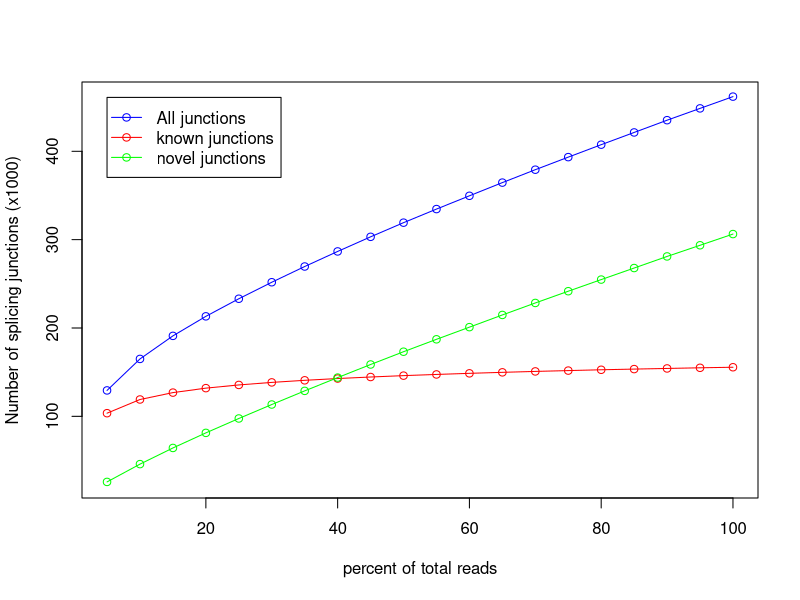

The R source for this figure:
pdf('CF98445.junctionSaturation_plot.pdf')
x=c(5,10,15,20,25,30,35,40,45,50,55,60,65,70,75,80,85,90,95,100)
y=c(103556,119068,126868,131918,135543,138410,140773,142783,144513,146075,147413,148672,149799,150844,151780,152705,153478,154208,154944,155565)
z=c(129330,164984,191083,213190,233111,251785,269596,286652,303191,319222,334608,349625,364568,379180,393408,407507,421345,435209,448573,461893)
w=c(25774,45916,64215,81272,97568,113375,128823,143869,158678,173147,187195,200953,214769,228336,241628,254802,267867,281001,293629,306328)
m=max(155,461,306)
n=min(103,129,25)
plot(x,z/1000,xlab='percent of total reads',ylab='Number of splicing junctions (x1000)',type='o',col='blue',ylim=c(n,m))
points(x,y/1000,type='o',col='red')
points(x,w/1000,type='o',col='green')
legend(5,461, legend=c("All junctions","known junctions", "novel junctions"),col=c("blue","red","green"),lwd=1,pch=1)
dev.off()
